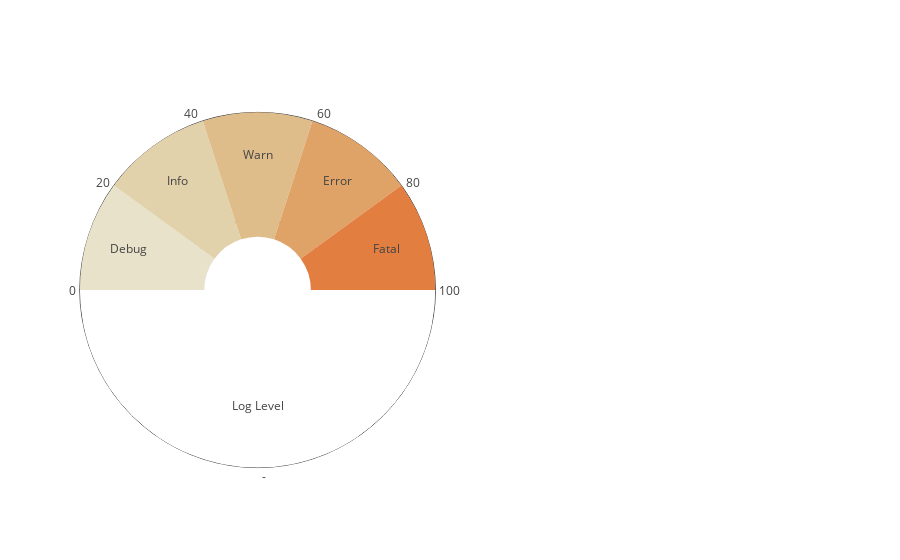

The notebook cell this image was saved under:
### Markdown cell above
# Meter Chart

### Code cell
meter_chart = {
    "values": [50, 10, 10, 10, 10, 10],
    "labels": ["Log Level", "Debug", "Info", "Warn", "Error", "Fatal"],
    "marker": {
        'colors': [
            'rgb(255, 255, 255)',
            'rgb(232,226,202)',
            'rgb(226,210,172)',
            'rgb(223,189,139)',
            'rgb(223,162,103)',
            'rgb(226,126,64)'
        ]
    },
    "domain": {"x": [0, 0.48]},
    "name": "Gauge",
    "hole": .3,
    "type": "pie",
    "direction": "clockwise",
    "rotation": 90,
    "showlegend": False,
    "textinfo": "label",
    "textposition": "inside",
    "hoverinfo": "none"
}
plotly.offline.iplot([base_chart, meter_chart], filename='meter-chart')

### Figure 1 — Plotly figure (JSON) as saved in the notebook; plotly's stock layout.template omitted (floating-point values rounded to 4 significant figures)
{"data": [{"direction": "clockwise", "domain": {"x": [0, 0.48]}, "hole": 0.4, "hoverinfo": "none", "labels": ["-", "0", "20", "40", "60", "80", "100"], "marker": {"colors": ["rgb(255, 255, 255)", "rgb(255, 255, 255)", "rgb(255, 255, 255)", "rgb(255, 255, 255)", "rgb(255, 255, 255)", "rgb(255, 255, 255)", "rgb(255, 255, 255)"], "line": {"width": 1}}, "name": "Gauge", "rotation": 108, "showlegend": false, "textinfo": "label", "textposition": "outside", "type": "pie", "uid": "b3a3d58d-a66d-4fd7-9ce6-50158c5af41a", "values": [40, 10, 10, 10, 10, 10, 10]}, {"direction": "clockwise", "domain": {"x": [0, 0.48]}, "hole": 0.3, "hoverinfo": "none", "labels": ["Log Level", "Debug", "Info", "Warn", "Error", "Fatal"], "marker": {"colors": ["rgb(255, 255, 255)", "rgb(232,226,202)", "rgb(226,210,172)", "rgb(223,189,139)", "rgb(223,162,103)", "rgb(226,126,64)"]}, "name": "Gauge", "rotation": 90, "showlegend": false, "textinfo": "label", "textposition": "inside", "type": "pie", "uid": "617bc427-8534-4d48-a1b4-b369a8f85220", "values": [50, 10, 10, 10, 10, 10]}], "layout": {}}
